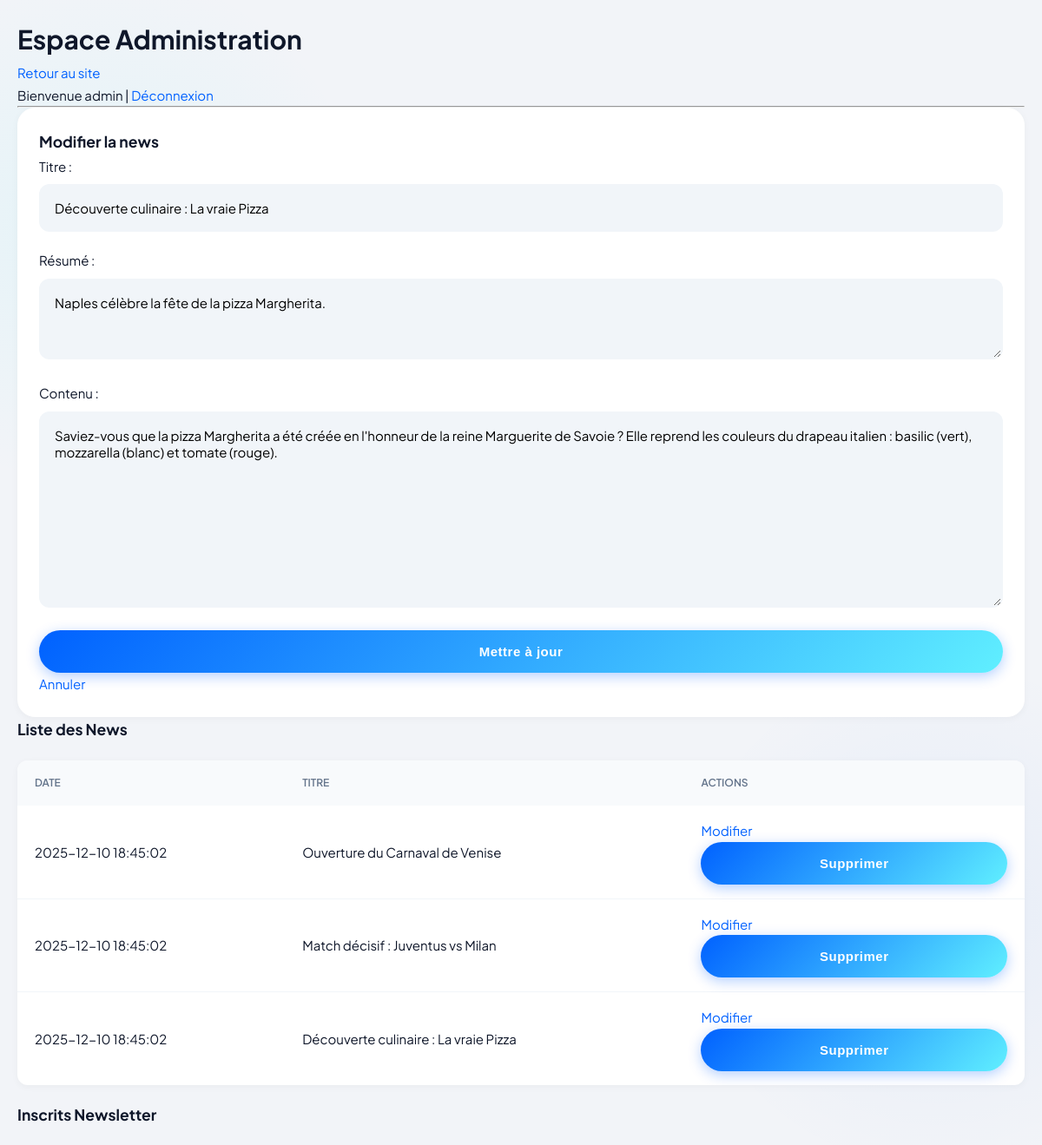
/admin.php?edit=3 (signed in), run on the app's committed database.
### tables this page shows
CREATE TABLE IF NOT EXISTS News (
    news_id INT AUTO_INCREMENT PRIMARY KEY,
    titre VARCHAR(255) NOT NULL,
    resume TEXT NOT NULL,
    contenu TEXT NOT NULL,
    date_publication DATETIME DEFAULT CURRENT_TIMESTAMP
);

### admin.php (the view, shortened to what this page needs)
<?php
require __DIR__ . '/db.php';
function e($s){ return htmlspecialchars($s ?? '', ENT_QUOTES, 'UTF-8'); }
$err = "";
$is_admin = isset($_SESSION['admin_logged']) && $_SESSION['admin_logged'] === true;
$edit_mode = false;
$titre = $resume = $contenu = "";
if ($is_admin && isset($_GET['edit'])) {
    $id_to_edit = (int)$_GET['edit'];
    $stmt = $pdo->prepare("SELECT * FROM News WHERE news_id = ? LIMIT 1");
    $stmt->execute([$id_to_edit]);
    $news = $stmt->fetch(PDO::FETCH_ASSOC);
    if ($news) {
        $edit_mode = true;
        $titre = $news['titre'];
        $resume = $news['resume'];
        $contenu = $news['contenu'];
    }
}
?>
<!doctype html>
<html lang="fr">
<head>
<link rel="stylesheet" href="assets/style.css">
</head>
<body>
<div class="site-container" style="padding:20px;">
    <h1>Espace Administration</h1>
    <a href="index.php">Retour au site</a>
    <?php if (!$is_admin): ?>
        <div class="login-panel">
            <h3>Se connecter</h3>
            <?php if($err): ?><p class="error"><?= e($err) ?></p><?php endif; ?>
            <form method="post">
                <label>Login: <input type="text" name="login" required></label><br><br>
                <label>Pass: <input type="password" name="password" required></label><br><br>
                <button type="submit" name="login_submit">Connexion</button>
            </form>
        </div>
    <?php else: ?>
        <p>Bienvenue <?= e($_SESSION['admin_login'] ?? 'Admin') ?> | <a href="admin.php?action=logout">Déconnexion</a></p>
        <hr>
        <div class="card">
            <h3><?= $edit_mode ? 'Modifier la news' : 'Ajouter une news' ?></h3>
            <form method="post">
                <label>Titre : <input type="text" name="titre" value="<?= e($titre) ?>" required style="width:100%"></label><br>
                <label>Résumé : <textarea name="resume" rows="3" required style="width:100%"><?= e($resume) ?></textarea></label><br>
                <label>Contenu : <textarea name="contenu" rows="10" required style="width:100%"><?= e($contenu) ?></textarea></label><br>
                <button type="submit" name="save_news"><?= $edit_mode ? 'Mettre à jour' : 'Publier' ?></button>
                <?php if($edit_mode): ?> <a href="admin.php">Annuler</a> <?php endif; ?>
            </form>
        </div>
        <h3>Liste des News</h3>
        <table class="admin-table">
            <tr><th>Date</th><th>Titre</th><th>Actions</th></tr>
            <?php
            $stmt = $pdo->query("SELECT * FROM News ORDER BY date_publication DESC");
            while($r = $stmt->fetch(PDO::FETCH_ASSOC)):
            ?>
                <tr>
                    <td><?= e($r['date_publication']) ?></td>
                    <td><?= e($r['titre']) ?></td>
                    <td>
                        <a href="admin.php?edit=<?= (int)$r['news_id'] ?>">Modifier</a>
                        <form method="post" style="display:inline" onsubmit="return confirm('Supprimer ?')">
                            <button type="submit" name="del_news" value="<?= (int)$r['news_id'] ?>" class="link-like">Supprimer</button>
                        </form>
                    </td>
                </tr>
            <?php endwhile; ?>
        </table>
        <h3>Inscrits Newsletter</h3>
    <?php endif; ?>
</div>
</body>
</html>

### assets/style.css (style rules this page uses)
:root { --bg-body: #F2F4F8; --surface: #FFFFFF; --surface-translucent: rgba(255, 255, 255, 0.7); --primary-gradient: linear-gradient(135deg, #0061FF 0%, #60EFFF 100%); --primary-solid: #0061FF; --text-main: #0F172A; --text-muted: #64748B; --shadow-sm: 0 2px 8px rgba(0, 0, 0, 0.04); --shadow-lg: 0 12px 24px -6px rgba(0, 0, 0, 0.08), 0 4px 10px -4px rgba(0, 0, 0, 0.02); --shadow-hover: 0 20px 30px -10px rgba(0, 97, 255, 0.15); --radius-lg: 20px; --radius-sm: 12px; --ease-bounce: cubic-bezier(0.34, 1.56, 0.64, 1); --ease-smooth: cubic-bezier(0.4, 0, 0.2, 1); }
* { box-sizing: border-box; margin: 0; padding: 0; }
body { font-family: 'Plus Jakarta Sans', sans-serif; background-color: var(--bg-body); background-image: radial-gradient(circle at 10% 20%, rgba(96, 239, 255, 0.1) 0%, transparent 20%), radial-gradient(circle at 90% 80%, rgba(0, 97, 255, 0.05) 0%, transparent 20%); color: var(--text-main); line-height: 1.7; font-size: 15px; }
a { text-decoration: none; color: var(--primary-solid); transition: all 0.2s var(--ease-smooth); }
.site-container { max-width: 1280px; margin: 0 auto; padding: 40px 24px; }
.menu-vertical-item, .newsletter-box, .video-widget, .card { background: var(--surface); padding: 24px; border-radius: var(--radius-lg); box-shadow: var(--shadow-sm); border: 1px solid white; transition: all 0.3s var(--ease-smooth); }
input[type="text"], input[type="email"], input[type="password"], textarea { width: 100%; padding: 16px; margin: 8px 0 20px 0; border: 2px solid transparent; background: #f1f5f9; border-radius: 12px; font-family: inherit; font-size: 15px; transition: all 0.2s; }
button, input[type="submit"] { background: var(--primary-gradient); color: white; padding: 16px 32px; border: none; border-radius: 50px; font-size: 15px; font-weight: 700; cursor: pointer; width: 100%; letter-spacing: 0.5px; transition: all 0.3s var(--ease-bounce); box-shadow: 0 4px 15px rgba(0, 97, 255, 0.3); }
table { width: 100%; border-collapse: collapse; margin: 20px 0; background: white; border-radius: var(--radius-sm); overflow: hidden; box-shadow: var(--shadow-sm); }
th, td { padding: 16px 20px; text-align: left; }
th { background: #f8fafc; color: var(--text-muted); font-weight: 600; text-transform: uppercase; font-size: 0.75rem; }
td { border-bottom: 1px solid #f1f5f9; }
tr:last-child td { border-bottom: none; }

### data on the page
news: titre "Découverte culinaire : La vraie Pizza", resume "Naples célèbre la fête de la pizza Margherita.", contenu "Saviez-vous que la pizza Margherita a été créée en l'honneur de la reine Marguerite de Savoie ? Elle reprend les couleurs du drapeau italien : basilic (vert), mozzarella (blanc) et tomate (rouge).", date_publication "2025-12-10 18:45:02", $r['news_id'] 3 (drawn)
news: date_publication "2025-12-10 18:45:02", titre "Ouverture du Carnaval de Venise", $r['news_id'] 1 (drawn)
news: date_publication "2025-12-10 18:45:02", titre "Match décisif : Juventus vs Milan", $r['news_id'] 2 (drawn)

### other printed values
$_SESSION['admin_login'] "admin"
